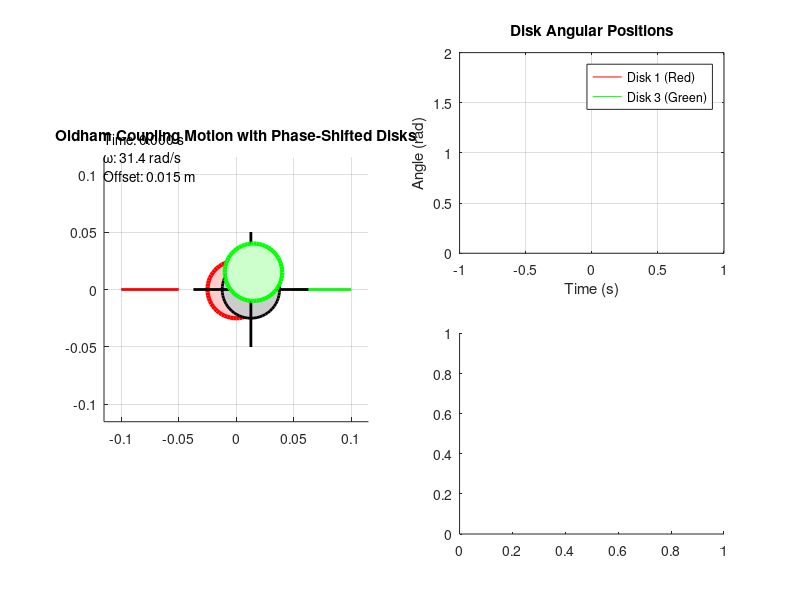

Recreate this plot in MATLAB. (Note: this script raises an error after producing the figure.)
% Oldham Coupling Dynamics Simulation with Three Phase-Shifted Disks
% Based on the kinematic modeling from VINUNIVERSITY presentation

clear; close all; clc;

%% Parameters
rpm = 300;                  % Rotational speed (revolutions per minute)
omega = rpm * 2*pi/60;      % Angular velocity (rad/s)
offset = 0.015;             % Parallel misalignment between shafts (m)
duration = 0.5;             % Simulation duration (s)
phase_diff = pi/2;          % Phase difference between disks (π/2 as per slides)

% Coupling parameters
R = 0.05;                   % Coupling radius (m)
d = 2*R;                    % Diameter (for velocity/acceleration formulas)

% Simulation parameters
dt = 1e-4;                  % Time step (s)
t = 0:dt:duration;          % Time vector
N = length(t);              % Number of time steps

%% Initialize Disk Positions
% All disks follow the same basic equations but with phase shifts
theta = omega * t;          % Base angle evolution

% Disk 1 (Red - Driving disk) - Vertical slot initially (phase = 0)
x1 = offset*cos(theta);
y1 = offset*sin(theta);

% Disk 2 (Gray - Middle disk) - Has both slots (average phase)
x2 = offset*cos(theta) - (offset^2)/(2*R)*cos(2*theta);
y2 = offset*sin(theta) - (offset^2)/(2*R)*sin(2*theta);

% Disk 3 (Green - Driven disk) - Horizontal slot initially (phase = π/2)
x3 = offset*cos(theta + phase_diff);
y3 = offset*sin(theta + phase_diff);

%% Calculate Velocities and Accelerations (from slides formulas)
% Velocity magnitude for all disks is d*ω (where d is offset)
v1 = d*omega;
v2 = d*omega;
v3 = d*omega;

% Angular acceleration (assumed zero for constant velocity)
alpha = 0;

% Acceleration magnitude (from slide 26)
a_mag = d*sqrt(alpha^2 + 4*omega^4);

%% Visualization
figure('Color', 'white', 'Position', [100, 100, 1200, 800]);

% Animation of the coupling motion
for i = 1:50:N
    clf;
    
    % Draw all three disks with phase-shifted positions
    subplot(2,2,[1,3]);
    hold on; axis equal; grid on;
    title('Oldham Coupling Motion with Phase-Shifted Disks');
    xlim([-2*R-offset, 2*R+offset]); 
    ylim([-2*R-offset, 2*R+offset]);
    
    % Draw shafts
    plot([-2*R, -R], [0, 0], 'r-', 'LineWidth', 2); % Input shaft
    plot([R, 2*R], [0, 0], 'g-', 'LineWidth', 2);   % Output shaft
    
    % Disk 1 (Red - Driving disk)
    rectangle('Position', [x1(i)-R/2-offset, y1(i)-R/2, R, R], ...
              'Curvature', [1,1], 'FaceColor', [1, 0.8, 0.8], ...
              'EdgeColor', 'r', 'LineWidth', 3);
    % Vertical slot (initial position)
    % plot([x1(i)-R/2*cos(0+phase_diff/2), x1(i)+R/2*cos(0+phase_diff/2)], ...
    %      [y1(i)-R/2*sin(0+phase_diff/2), y1(i)+R/2*sin(0+phase_diff/2)], ...
    %      'r-', 'LineWidth', 3);
    
    % Disk 2 (Gray - Middle disk)
    rectangle('Position', [x2(i)-R/2, y2(i)-R/2, R, R], ...
              'Curvature', [1,1], 'FaceColor', [0.8, 0.8, 0.8], ...
              'EdgeColor', 'k', 'LineWidth', 2);
    % Cross slots
    plot([x2(i)-R*cos(theta(i)), x2(i)+R*cos(theta(i))], ...
         [y2(i)-R*sin(theta(i)), y2(i)+R*sin(theta(i))], 'k-', 'LineWidth', 2);
    plot([x2(i)-R*cos(theta(i)+phase_diff), x2(i)+R*cos(theta(i)+phase_diff)], ...
         [y2(i)-R*sin(theta(i)+phase_diff), y2(i)+R*sin(theta(i)+phase_diff)], ...
         'k-', 'LineWidth', 2);
    
    % Disk 3 (Green - Driven disk)
    rectangle('Position', [x3(i)-R/2+offset, y3(i)-R/2, R, R], ...
              'Curvature', [1,1], 'FaceColor', [0.8, 1, 0.8], ...
              'EdgeColor', 'g', 'LineWidth', 3);
    % Horizontal slot (initial position)
    % plot([x3(i)-R/2*cos(phase_diff), x3(i)+R/2*cos(phase_diff)], ...
    %      [y3(i)-R/2*sin(phase_diff), y3(i)+R/2*sin(phase_diff)], ...
    %      'g-', 'LineWidth', 3);
    
    % Trajectories
    plot(x1(1:i), y1(1:i), 'r:', 'LineWidth', 1);
    plot(x2(1:i), y2(1:i), 'b-', 'LineWidth', 1);
    plot(x3(1:i), y3(1:i), 'g:', 'LineWidth', 1);
    
    % Time and parameter display
    text(-2*R-offset, 2*R+offset, sprintf('Time: %.3f s\nω: %.1f rad/s\nOffset: %.3f m', ...
         t(i), omega, offset), 'FontSize', 10);
    
    % Plot angular positions
    subplot(2,2,2);
    plot(t(1:i), theta(1:i), 'r-', t(1:i), theta(1:i)+phase_diff, 'g-');
    xlabel('Time (s)'); ylabel('Angle (rad)');
    title('Disk Angular Positions');
    legend('Disk 1 (Red)', 'Disk 3 (Green)');
    grid on;
    
    % Plot velocity and acceleration
    subplot(2,2,4);
    yyaxis left;
    plot(t(1:i), repmat(v1,1,i), 'b-');
    ylabel('Velocity (m/s)');
    yyaxis right;
    plot(t(1:i), repmat(a_mag,1,i), 'r-');
    ylabel('Acceleration (m/s²)');
    title('Velocity and Acceleration Magnitude');
    grid on;
    
    drawnow;
end

%% Additional Analysis
% Calculate relative motions
rel_x = x3 - x1;
rel_y = y3 - y1;

figure('Color', 'white');
subplot(2,1,1);
plot(t, rel_x, 'b-', t, rel_y, 'r-');
xlabel('Time (s)'); ylabel('Displacement (m)');
title('Relative Motion Between Disks 1 and 3');
legend('X direction', 'Y direction');
grid on;

subplot(2,1,2);
plot(t, sqrt(rel_x.^2 + rel_y.^2), 'k-');
xlabel('Time (s)'); ylabel('Distance (m)');
title('Distance Between Disks 1 and 3');
grid on;